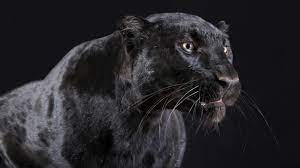
#> input picture images/Macan_Kumbang/1.jpg, 300 x 168 px, found by its file name; its folder holds 3 pictures in this run
$ python imageClassifier.py
#> lines starting #> are read from the running program, lines starting #| are printed output that depends on the picture
import sys
import os
import itertools
import random
from PIL import Image
from libsvm.svmutil import *
import os.path

# Image data constants
DIMENSION = 32
ROOT_DIR = r"/content/DatasetMacan/images/"
MACKUMBANG = "Macan_Kumbang"
MACPUTIH = "Macan_Putih"
MACLORENG = "Macan_Loreng"

CLASSES = [MACKUMBANG, MACPUTIH, MACLORENG]

# libsvm constants
LINEAR = 0
RBF = 2

# Other
USE_LINEAR = False
IS_TUNING = False

def main():
    try:
        train, tune, test = getData(IS_TUNING)
        models = getModels(train)
        results = None
        if IS_TUNING:
            print ("!!! TUNING MODE !!!")
            results = classify(models, tune)
        else:
            results = classify(models, test)

        print
        totalCount = 0
        totalCorrect = 0
        for clazz in CLASSES:
            count, correct = results[clazz]
            totalCount += count
            totalCorrect += correct
            print (clazz, correct, count, (float(correct) / count))
        print ("Overall", totalCorrect, totalCount, (float(totalCorrect) / totalCount))

    except Exception as e:
        print (e)
        return 5

# [66 lines left out: functions classify, predict, predictSingle, getModels, getTrainingData, getParam and 1 more, not called in this run]

def getData(generateTuningData):
    trainingData = {}
    tuneData = {}
    testData = {}

    for clazz in CLASSES:
        (train, tune, test) = buildTrainTestVectors(buildImageList(ROOT_DIR + clazz + "/"), generateTuningData)
        trainingData[clazz] = train
        tuneData[clazz] = tune
        testData[clazz] = test

    return (trainingData, tuneData, testData)

def buildImageList(dirName):
    imgs = [Image.open(dirName + fileName).resize((DIMENSION, DIMENSION)) for fileName in os.listdir(dirName)]
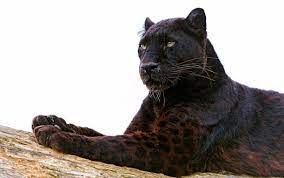
#> input picture images/Macan_Kumbang/10.jpg, 284 x 178 px, found by its file name
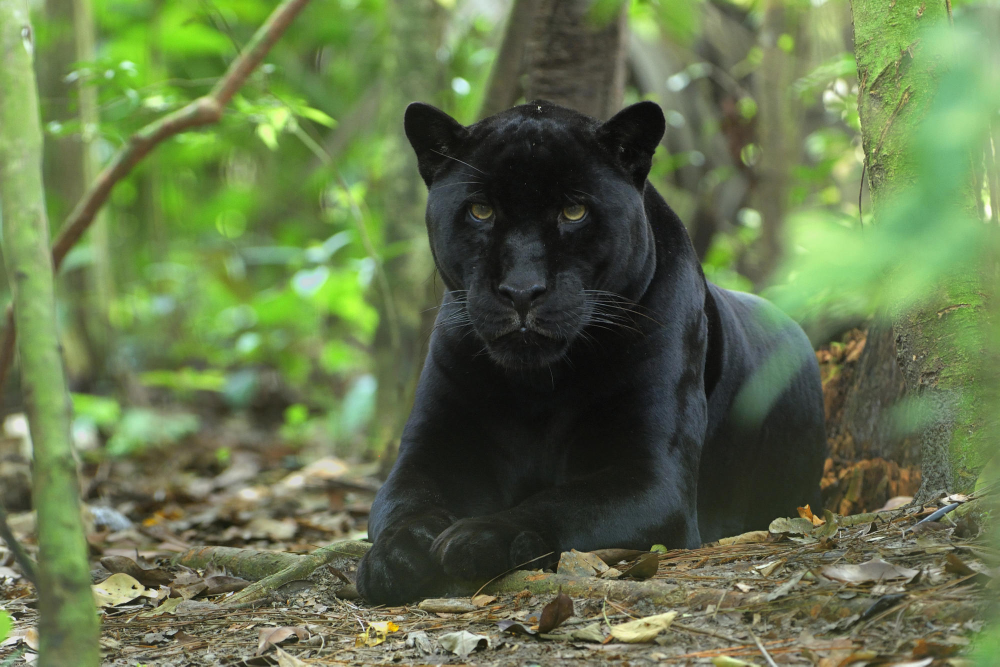
#> input picture images/Macan_Kumbang/11.jpg, 2000 x 1333 px, found by its file name (shown at 1/2 size)
#> imgs = 3 items
    imgs = [list(itertools.chain.from_iterable(img.getdata())) for img in imgs]
    return imgs

def buildTrainTestVectors(imgs, generateTuningData):
    # 70% for training, 30% for test.
#> called with generateTuningData = False
    testSplit = int(.7 * len(imgs))
#> testSplit = 2
    baseTraining = imgs[:testSplit]
#> baseTraining = 2 items
    test = imgs[testSplit:]
#> test = 1 item

    training = None
    tuning = None
    if generateTuningData:
        # 50% of training for true training, 50% for tuning.
        tuneSplit = int(.5 * len(baseTraining))
        training = baseTraining[:tuneSplit]
        tuning = baseTraining[tuneSplit:]
    else:
        training = baseTraining
#> training = 2 items

    return (training, tuning, test)

if __name__ == "__main__":
    sys.exit(main())
#> in getData, `(train, tune, test) = buildTrainTestVectors(buildImageList(ROOT_DIR + ..`: test = 1 item
#> (the run stopped early here; a loop or call above may not have finished)
